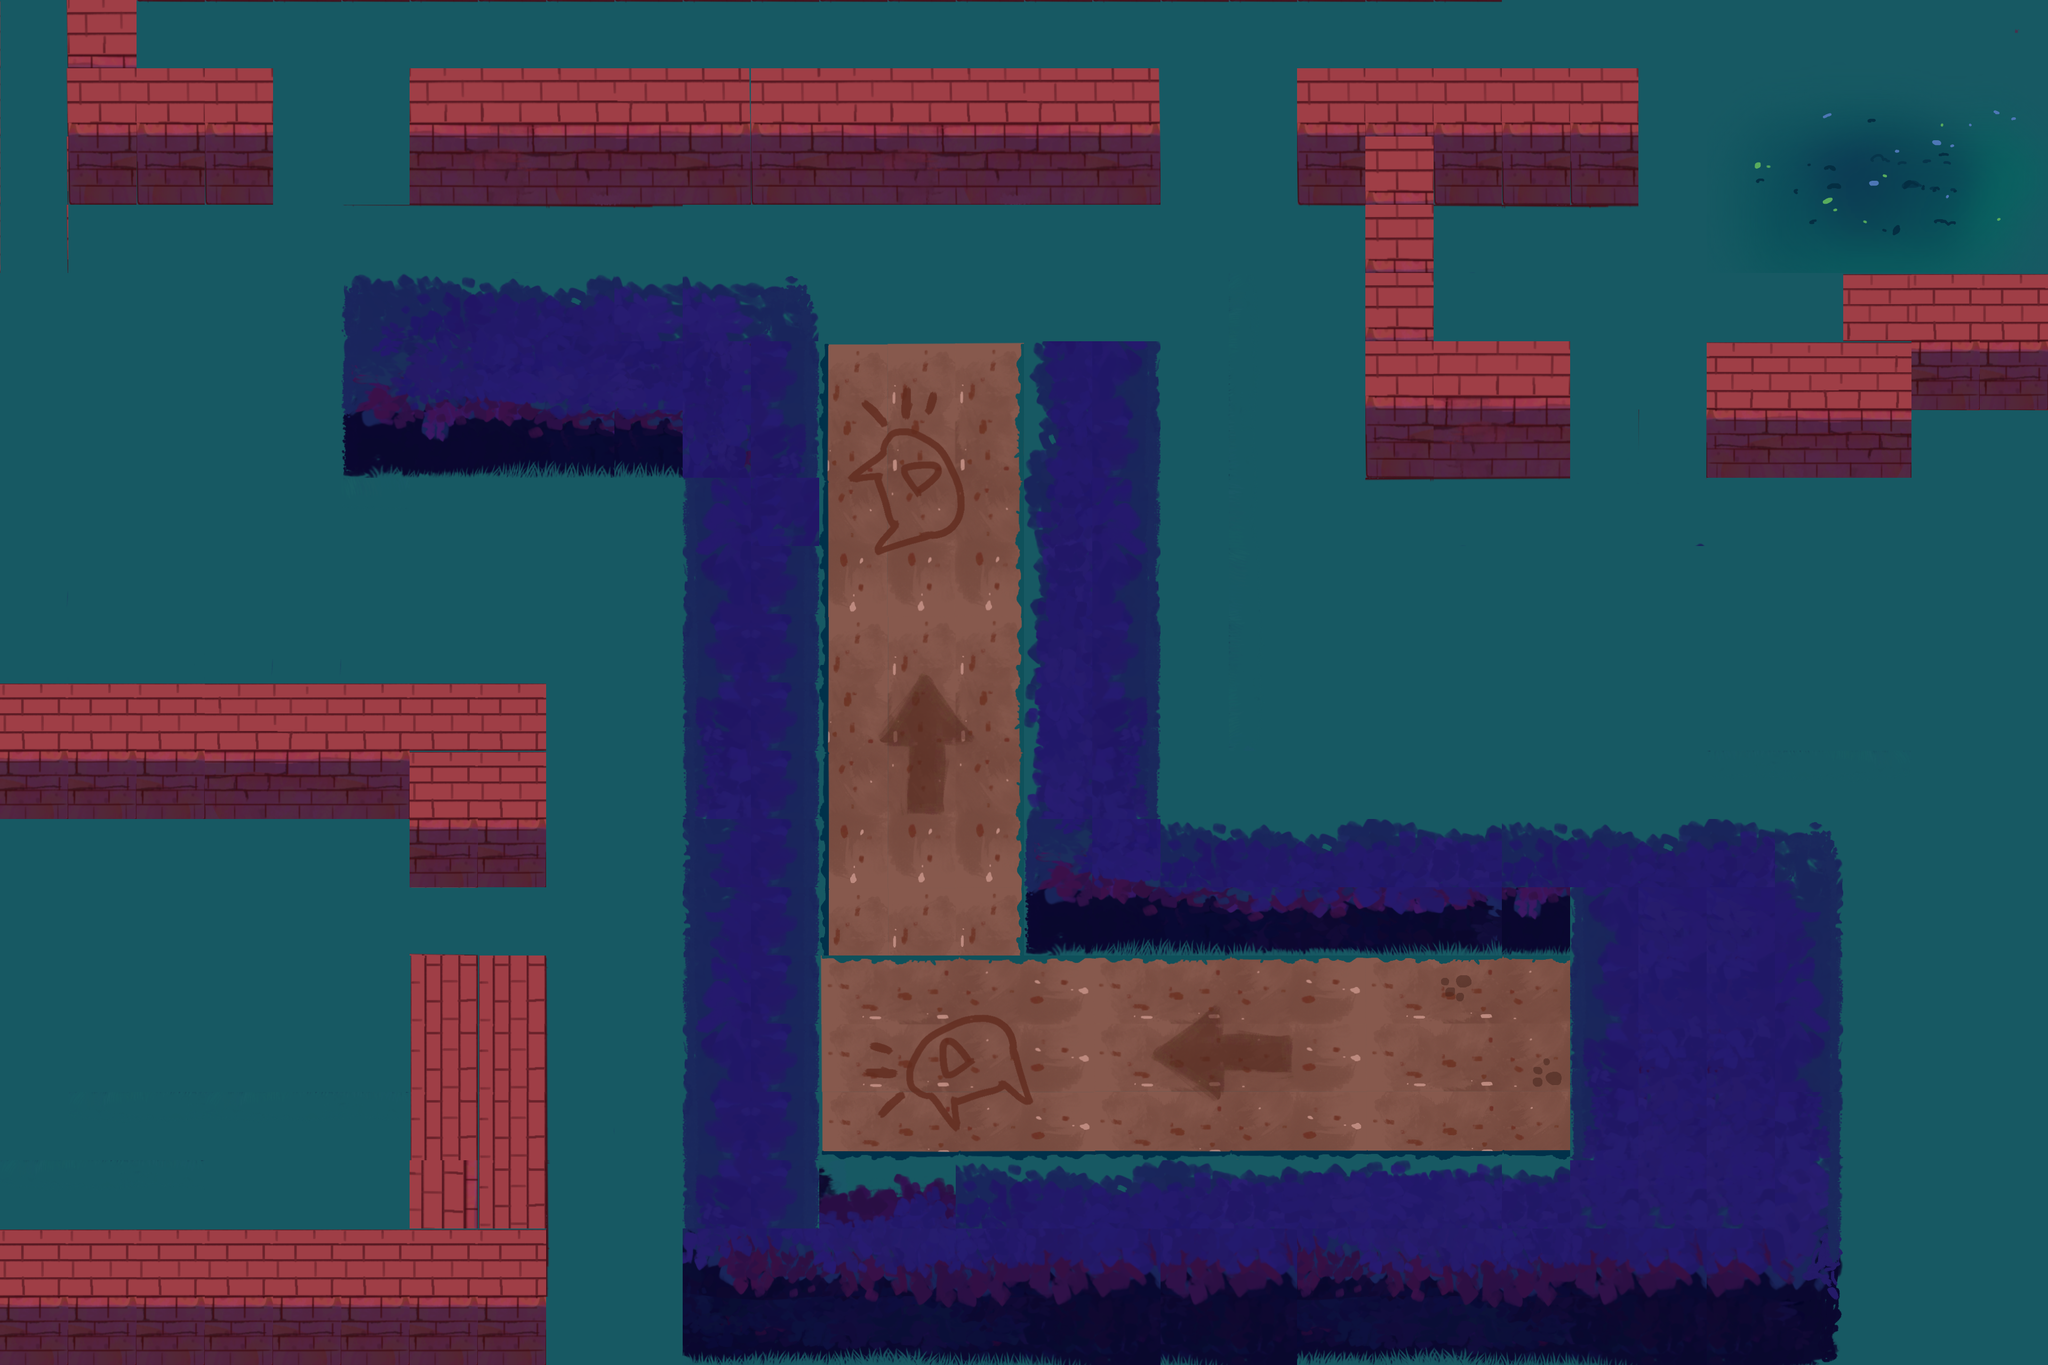

Tiled map render using the project's own tile images. Description and the map definition, with tile-layer contents summarised, below:
An orthogonal 30x20 tile map with 128x128 px tiles, 1 tile layer (ground), 3 tilesets and 30 objects (3x Guard, 2x Camera, Exit, Cat, Octopus, ...).

<map version="1.10" tiledversion="1.11.2" orientation="orthogonal" renderorder="right-down" width="30" height="20" tilewidth="128" tileheight="128" infinite="0" nextlayerid="4" nextobjectid="33">
 <tileset firstgid="1" source="../tilesets/path-1.tsx" />
 <tileset firstgid="211" source="../tilesets/path-2.tsx" />
 <tileset firstgid="421" source="../tilesets/walls-1.tsx" />
 <layer id="1" name="ground" width="30" height="20">
  <data>[600 cells, 600 non-empty, 177 distinct tile ids]</data>
 </layer>
 <objectgroup id="2" name="walls">
  <object id="10" x="128" y="0" width="128" height="384" />
  <object id="11" x="256" y="128" width="256" height="256" />
  <object id="12" x="768" y="128" width="1408" height="256" />
  <object id="13" x="2432" y="128" width="640" height="256" />
  <object id="14" x="2560" y="384" width="128" height="512" />
  <object id="15" x="2688" y="640" width="256" height="256" />
  <object id="16" x="3200" y="640" width="384" height="256" />
  <object id="17" x="3456" y="512" width="384" height="128" />
  <object id="18" x="3584" y="640" width="256" height="128" />
  <object id="19" x="2944" y="1536" width="512" height="1024" />
  <object id="20" x="1280" y="2176" width="1664" height="384" />
  <object id="21" x="1280" y="512" width="256" height="1664" />
  <object id="22" x="640" y="512" width="640" height="384" />
  <object id="23" x="1920" y="640" width="256" height="1152" />
  <object id="24" x="2176" y="1536" width="768" height="256" />
  <object id="25" x="768" y="1792" width="256" height="768" />
  <object id="26" x="0" y="2304" width="768" height="256" />
  <object id="27" x="0" y="1280" width="1024" height="256" />
  <object id="28" x="768" y="1536" width="256" height="128" />
 </objectgroup>
 <objectgroup id="3" name="objects">
  <object id="1" type="Exit" x="388" y="1956">
   <properties>
    <property name="category" value="10000" />
    <property name="exclude" value="00000" />
    <property name="size" type="float" value="1.25" />
   </properties>
   <point />
  </object>
  <object id="2" type="Cat" x="2756" y="1988">
   <properties>
    <property name="abilityCooldown" type="float" value="5" />
    <property name="abilityRange" type="float" value="7" />
    <property name="category" value="00010" />
    <property name="exclude" value="00010" />
    <property name="force" type="float" value="4" />
    <property name="maxSpeed" type="float" value="10" />
    <property name="meowExpandSpeed" type="float" value="10" />
    <property name="radius" type="float" value="0.4" />
    <property name="spriteRadius" type="float" value="0.5" />
   </properties>
   <point />
  </object>
  <object id="3" type="Octopus" x="3060" y="544">
   <properties>
    <property name="abilityRange" type="float" value="3.5" />
    <property name="category" value="00010" />
    <property name="exclude" value="00010" />
    <property name="force" type="float" value="3" />
    <property name="inkCapacity" type="float" value="100" />
    <property name="inkRegen" type="float" value="25" />
    <property name="inkUsage" type="float" value="25" />
    <property name="maxSpeed" type="float" value="5" />
    <property name="radius" type="float" value="0.4" />
    <property name="spriteRadius" type="float" value="0.6" />
   </properties>
   <point />
  </object>
  <object id="4" type="Camera" x="1976" y="1728">
   <properties>
    <property name="alarmDistance" type="float" value="5" />
    <property name="angle" type="float" value="270" />
    <property name="category" value="01000" />
    <property name="disabledTime" type="float" value="5" />
    <property name="exclude" value="00000" />
    <property name="fov" type="float" value="60" />
    <property name="radius" type="float" value="0.2" />
    <property name="spriteRadius" type="float" value="0.6" />
    <property name="viewDistance" type="float" value="5" />
   </properties>
   <point />
  </object>
  <object id="5" type="Guard" x="2364" y="564">
   <properties>
    <property name="category" value="00100" />
    <property name="exclude" value="00100" />
    <property name="force" type="float" value="2" />
    <property name="fov" type="float" value="60" />
    <property name="maxSpeed" type="float" value="10" />
    <property name="path" type="object" value="6" />
    <property name="radius" type="float" value="0.5" />
    <property name="spriteRadius" type="float" value="0.6" />
    <property name="viewDistance" type="float" value="5" />
   </properties>
   <point />
  </object>
  <object id="6" x="2368" y="708">
   <polyline points="0,0 4,648 1282,648" />
  </object>
  <object id="7" type="Camera" x="956" y="1264">
   <properties>
    <property name="alarmDistance" type="float" value="10" />
    <property name="angle" type="float" value="90" />
    <property name="category" value="01000" />
    <property name="disabledTime" type="float" value="5" />
    <property name="exclude" value="00000" />
    <property name="fov" type="float" value="60" />
    <property name="radius" type="float" value="0.2" />
    <property name="spriteRadius" type="float" value="0.6" />
    <property name="viewDistance" type="float" value="5" />
   </properties>
   <point />
  </object>
  <object id="8" type="Guard" x="632" y="296">
   <properties>
    <property name="category" value="00100" />
    <property name="exclude" value="00100" />
    <property name="force" type="float" value="2" />
    <property name="fov" type="float" value="60" />
    <property name="maxSpeed" type="float" value="10" />
    <property name="path" type="object" value="0" />
    <property name="radius" type="float" value="0.5" />
    <property name="spriteRadius" type="float" value="0.6" />
    <property name="viewDistance" type="float" value="5" />
   </properties>
   <point />
  </object>
  <object id="9" type="Guard" x="2328" y="336">
   <properties>
    <property name="category" value="00100" />
    <property name="exclude" value="00100" />
    <property name="force" type="float" value="2" />
    <property name="fov" type="float" value="60" />
    <property name="maxSpeed" type="float" value="10" />
    <property name="path" type="object" value="0" />
    <property name="radius" type="float" value="0.5" />
    <property name="spriteRadius" type="float" value="0.6" />
    <property name="viewDistance" type="float" value="5" />
   </properties>
   <point />
  </object>
  <object id="31" type="Door" x="956" y="1724">
   <properties>
    <property name="category" value="10000" />
    <property name="exclude" value="00000" />
    <property name="excludeUnlocked" value="00110" />
    <property name="key" type="object" value="32" />
    <property name="size" type="float" value="1.25" />
   </properties>
   <point />
  </object>
  <object id="32" type="Key" x="1348" y="52">
   <properties>
    <property name="category" value="10000" />
    <property name="exclude" value="11101" />
    <property name="size" type="float" value="1" />
   </properties>
   <point />
  </object>
 </objectgroup>
</map>
